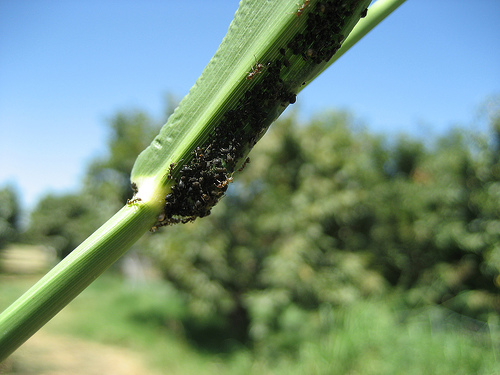
#> input picture IoT_DP/data/ants/1262751255_c56c042b7b.jpg, 500 x 375 px; its folder holds only this picture in this run
$ python IoT_DP_4_kadai.py
#> lines starting #> are read from the running program, lines starting #| are printed output that depends on the picture
import os
import cv2
import numpy as np
import pandas as pd

dirs = ['ants','bees']
pixels = []
labels = []

for i , d in enumerate(dirs):
    files= os.listdir("./data/"+d+"/") #"C:\Users\ohika\Desktop\puroguramu\data"
    #print(files)

    for f in files:
        img = cv2.imread("./data/" + d + "/" + f ,0)
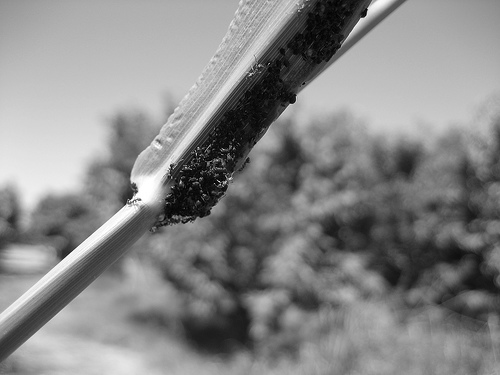
#> img: shape (375, 500); min 0, max 255, mean 134.8
        #print(img)
        img = cv2.resize(img,(128, 128))
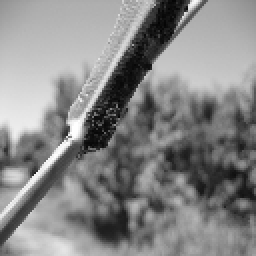
#> img: shape (128, 128) (shown 2 times larger); min 4, max 255, mean 134.7
        img = np.array(img).flatten().tolist()
#> img = 16384 values, max 255 at index 7846, min 4 at index 596, mean 134.7
        pixels.append(img)

        labels.append(i)
#> pass 2 of the loop `for i , d in enumerate(dirs):`:
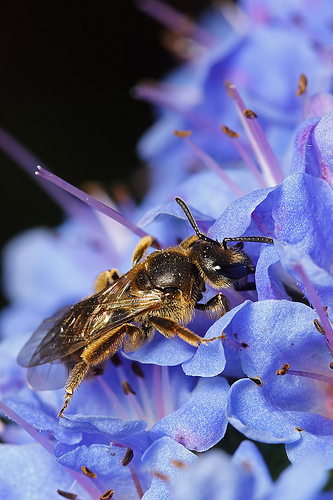
#> input picture IoT_DP/data/bees/2470492904_837e97800d.jpg, 333 x 500 px
#> `img = cv2.imread("./data/" + d + "/" + f ,0)`:
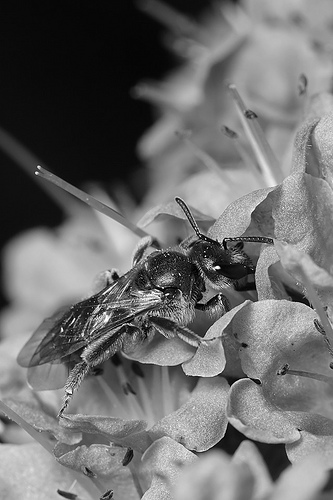
#> img: shape (500, 333); min 0, max 255, mean 109
#> `img = cv2.resize(img,(128, 128))`:
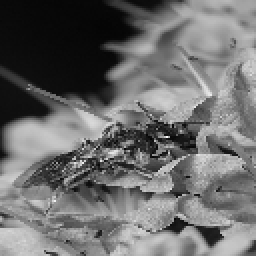
#> img: shape (128, 128) (shown 2 times larger); min 3, max 252, mean 108.9
#> `img = np.array(img).flatten().tolist()`: img = 16384 values, max 252 at index 8787, min 3 at index 8907, mean 108.9

pixels_df = pd.DataFrame(pixels)
#> pixels_df = table of 2 rows and 16384 columns
pixles_df = pixels_df / 255
#> pixles_df = table of 2 rows and 16384 columns
labels_df = pd.DataFrame(labels)
labels_df = labels_df.rename(columns={0: 'label'})
img_set = pd.concat([pixles_df, labels_df], axis=1)
#> img_set = table of 2 rows and 16385 columns
print(img_set.head())
#> (printed output is left out)
print(img_set.tail(10))
#> (printed output is left out)

img_set.to_csv('img_set.csv', index=False)
